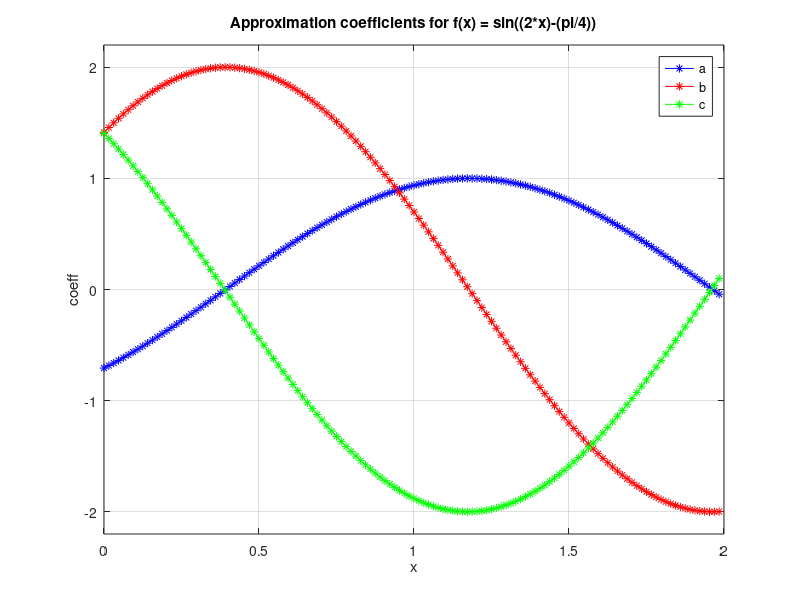

Source code (MATLAB):
clear all
close all

N = 128;
n = 0:N-1;
x = 2*(n/N);

m = 7;
num_subintervals = 2^m;
subinterval_size = 2/num_subintervals;

a = zeros(1, N);
b = zeros(1, N);
c = zeros(1, N);

f = @(x) sin(2*x - pi/4);

for sub = 0:num_subintervals-1
    xm = sub * subinterval_size; % Start of subinterval
    
    % Chebyshev nodes (eq. 6)
    tau0 = cos(pi/6);   % i=0
    tau1 = cos(pi/2);   % i=1
    tau2 = cos(5*pi/6); % i=2
    
    % Equations 19-21 from paper
    x0 = xm + (tau0 + 1) * 2^(-m-1);
    x1 = xm + 2^(-m-1);
    x2 = xm + (tau2 + 1) *2^(-m-1);
    
    % Evaluate function at nodes
    y0 = f(x0);
    y1 = f(x1);
    y2 = f(x2);
    
    % Apply to all points in this subinterval
    indices = find(x >= xm & x < xm + subinterval_size);

    % Calculate coefficients (Equations 16-18 from paper)
    a(indices) = (1/3)*y0*(2-sqrt(3)) - (1/3)*y1 + (1/3)*y2*(2+sqrt(3));
    b(indices) = (1/6)*y0*(sqrt(3)-4)*2^(m+2) + (1/3)*y1*2^(m+4) - (1/6)*y2*(sqrt(3)+4)*2^(m+2);
    c(indices) = (1/3)*(y0 - 2*y1 + y2)*2^(2*m+3);
end

% Plot the coefficients
close all
plot (x, a, 'b-*', x, b, 'r-*', x, c, 'g-*')
xlabel("x")
ylabel("coeff")
title("Approximation coefficients for f(x) = sin((2*x)-(pi/4))")
legend('a', 'b', 'c', 'location', 'northeast')
axis ([0, 2, -2.2, 2.2])
grid on

fprintf("% %3s  %16s  %16s  %16s\n\n", "k", "a", "b", "c");
for k = 0 : N-1
    i = k+1;
    fprintf('%3d  %+16.12f  %+16.12f  %+16.12f\n', k, a(i), b(i), c(i));
end